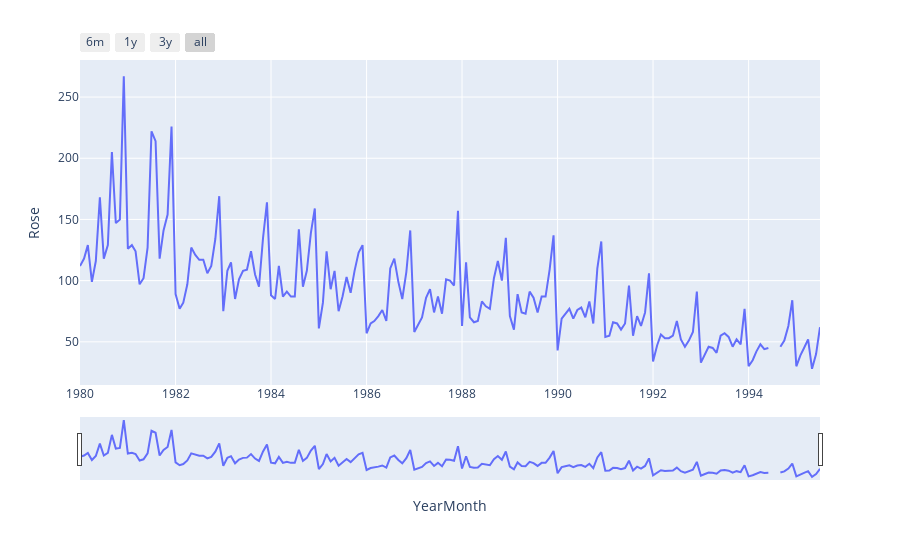

The notebook cell saved with this chart:
### Code cell
import plotly.express as px

fig = px.line(rd1,x=rd1.index,y=rd1['Rose'])

fig.update_xaxes(
    rangeslider_visible=True,
    rangeselector = dict(
        buttons = list([
            dict(count=6, label='6m', step='month', stepmode='backward'),
            dict(count=1, label='1y', step='year', stepmode='backward'),
            dict(count=3, label='3y', step='year', stepmode='backward'),
            dict(step='all')
        ])
    )
)
fig.show()

### Figure 1 — Plotly figure (JSON) as saved in the notebook; plotly's stock layout.template omitted (floating-point values rounded to 4 significant figures; data arrays with more than 128 entries replaced by an {"elided": "..."} marker saying what was removed)
{"data": [{"hovertemplate": "YearMonth=%{x}<br>Rose=%{y}<extra></extra>", "legendgroup": "", "line": {"color": "#636efa", "dash": "solid"}, "marker": {"symbol": "circle"}, "mode": "lines", "name": "", "orientation": "v", "showlegend": false, "type": "scatter", "x": {"elided": "187 str values"}, "xaxis": "x", "y": {"elided": "187 int values"}, "yaxis": "y"}], "layout": {"legend": {"tracegroupgap": 0}, "margin": {"t": 60}, "xaxis": {"anchor": "y", "domain": [0, 1], "rangeselector": {"buttons": [{"count": 6, "label": "6m", "step": "month", "stepmode": "backward"}, {"count": 1, "label": "1y", "step": "year", "stepmode": "backward"}, {"count": 3, "label": "3y", "step": "year", "stepmode": "backward"}, {"step": "all"}]}, "rangeslider": {"visible": true}, "title": {"text": "YearMonth"}}, "yaxis": {"anchor": "x", "domain": [0, 1], "title": {"text": "Rose"}}}}
